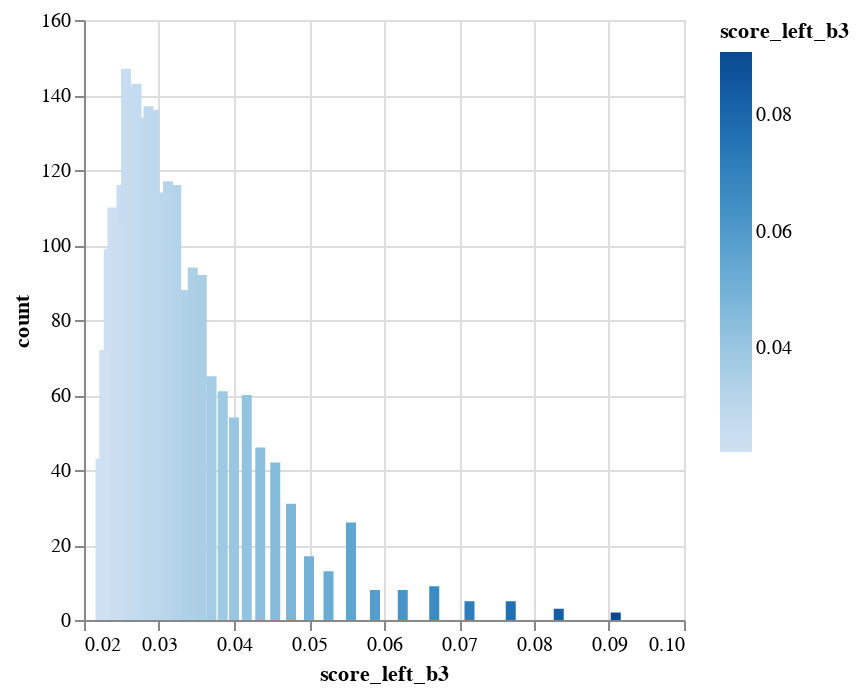
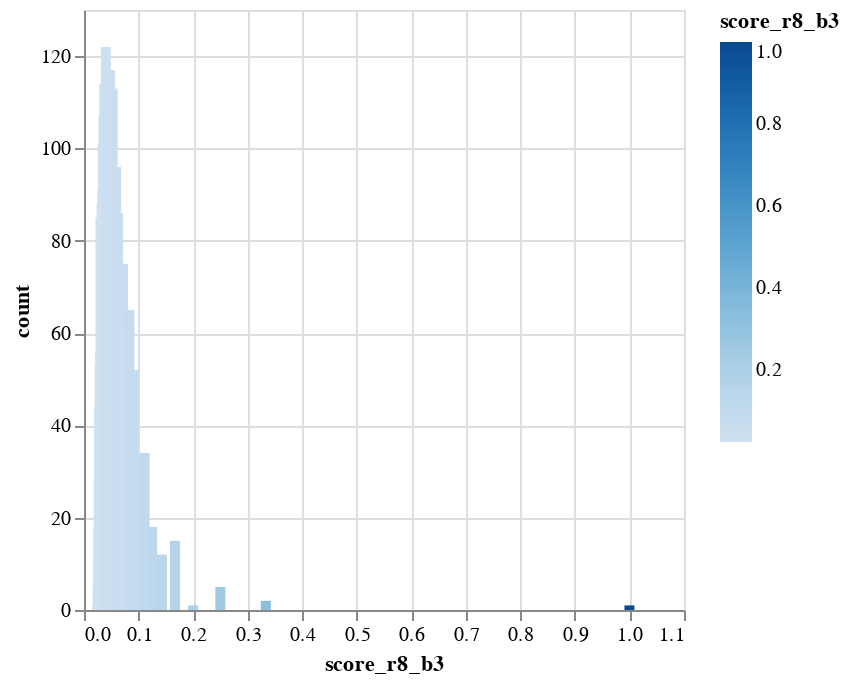

These figures' notebook cell, in order:
### Code cell
show_b_stats('score_left_b3')
show_b_stats('score_r8_b3')

### Figure 1 — Vega-Lite specification as saved in the notebook (floating-point values rounded to 4 significant figures)
{"config": {"view": {"continuousWidth": 300, "continuousHeight": 300}}, "data": {"name": "data-0e9d144ca1ec8281fc51984d059a6f83"}, "mark": {"type": "bar", "tooltip": true}, "encoding": {"color": {"field": "score_left_b3", "type": "quantitative"}, "x": {"field": "score_left_b3", "type": "quantitative"}, "y": {"field": "count", "type": "quantitative"}}, "params": [{"name": "param_17", "select": {"type": "interval", "encodings": ["x", "y"]}, "bind": "scales"}], "$schema": "https://vega.github.io/schema/vega-lite/v5.20.1.json", "datasets": {"data-0e9d144ca1ec8281fc51984d059a6f83": [{"score_left_b3": 0.0769, "count": 5}, {"score_left_b3": 0.0476, "count": 31}, {"score_left_b3": 0.0333, "count": 88}, {"score_left_b3": 0.025, "count": 116}, {"score_left_b3": 0.0233, "count": 99}, {"score_left_b3": 0.0588, "count": 8}, {"score_left_b3": 0.0833, "count": 3}, {"score_left_b3": 0.037, "count": 65}, {"score_left_b3": 0.0714, "count": 5}, {"score_left_b3": 0.0312, "count": 117}, {"score_left_b3": 0.0278, "count": 134}, {"score_left_b3": 0.0222, "count": 43}, {"score_left_b3": 0.0345, "count": 94}, {"score_left_b3": 0.0256, "count": 147}, {"score_left_b3": 0.0263, "count": 142}, {"score_left_b3": 0.0238, "count": 110}, {"score_left_b3": 0.027, "count": 143}, {"score_left_b3": 0.04, "count": 54}, {"score_left_b3": 0.0625, "count": 8}, {"score_left_b3": 0.0286, "count": 137}, {"score_left_b3": 0.0455, "count": 42}, {"score_left_b3": 0.0667, "count": 9}, {"score_left_b3": 0.0303, "count": 114}, {"score_left_b3": 0.05, "count": 17}, {"score_left_b3": 0.0357, "count": 92}, {"score_left_b3": 0.0294, "count": 136}, {"score_left_b3": 0.0323, "count": 116}, {"score_left_b3": 0.0435, "count": 46}, {"score_left_b3": 0.0385, "count": 61}, {"score_left_b3": 0.0244, "count": 106}, {"score_left_b3": 0.0227, "count": 72}, {"score_left_b3": 0.0909, "count": 2}, {"score_left_b3": 0.0556, "count": 26}, {"score_left_b3": 0.0526, "count": 13}, {"score_left_b3": 0.0417, "count": 60}]}}

### Figure 2 — Vega-Lite specification as saved in the notebook (floating-point values rounded to 4 significant figures)
{"config": {"view": {"continuousWidth": 300, "continuousHeight": 300}}, "data": {"name": "data-7c4d2657fd680fb3573e0aea993fb9d4"}, "mark": {"type": "bar", "tooltip": true}, "encoding": {"color": {"field": "score_r8_b3", "type": "quantitative"}, "x": {"field": "score_r8_b3", "type": "quantitative"}, "y": {"field": "count", "type": "quantitative"}}, "params": [{"name": "param_18", "select": {"type": "interval", "encodings": ["x", "y"]}, "bind": "scales"}], "$schema": "https://vega.github.io/schema/vega-lite/v5.20.1.json", "datasets": {"data-7c4d2657fd680fb3573e0aea993fb9d4": [{"score_r8_b3": 0.0476, "count": 117}, {"score_r8_b3": 0.0769, "count": 57}, {"score_r8_b3": 0.0333, "count": 91}, {"score_r8_b3": 0.0588, "count": 96}, {"score_r8_b3": 0.125, "count": 18}, {"score_r8_b3": 0.025, "count": 5}, {"score_r8_b3": 0.0714, "count": 75}, {"score_r8_b3": 0.0833, "count": 65}, {"score_r8_b3": 0.1, "count": 32}, {"score_r8_b3": 0.037, "count": 114}, {"score_r8_b3": 0.0312, "count": 75}, {"score_r8_b3": 0.0278, "count": 44}, {"score_r8_b3": 0.0256, "count": 11}, {"score_r8_b3": 0.3333, "count": 2}, {"score_r8_b3": 0.0345, "count": 101}, {"score_r8_b3": 0.0263, "count": 18}, {"score_r8_b3": 0.04, "count": 122}, {"score_r8_b3": 0.027, "count": 28}, {"score_r8_b3": 0.0625, "count": 86}, {"score_r8_b3": 0.05, "count": 107}, {"score_r8_b3": 0.0357, "count": 107}, {"score_r8_b3": 0.0303, "count": 85}, {"score_r8_b3": 0.0455, "count": 98}, {"score_r8_b3": 0.1111, "count": 34}, {"score_r8_b3": 0.25, "count": 5}, {"score_r8_b3": 0.0667, "count": 61}, {"score_r8_b3": 0.0294, "count": 56}, {"score_r8_b3": 0.0286, "count": 53}, {"score_r8_b3": 0.0323, "count": 88}, {"score_r8_b3": 0.1429, "count": 12}, {"score_r8_b3": 0.2, "count": 1}, {"score_r8_b3": 0.0435, "count": 113}, {"score_r8_b3": 1.0, "count": 1}, {"score_r8_b3": 0.1667, "count": 15}, {"score_r8_b3": 0.0244, "count": 1}, {"score_r8_b3": 0.0385, "count": 96}, {"score_r8_b3": 0.0909, "count": 52}, {"score_r8_b3": 0.0526, "count": 113}, {"score_r8_b3": 0.0556, "count": 91}, {"score_r8_b3": 0.0417, "count": 115}]}}
